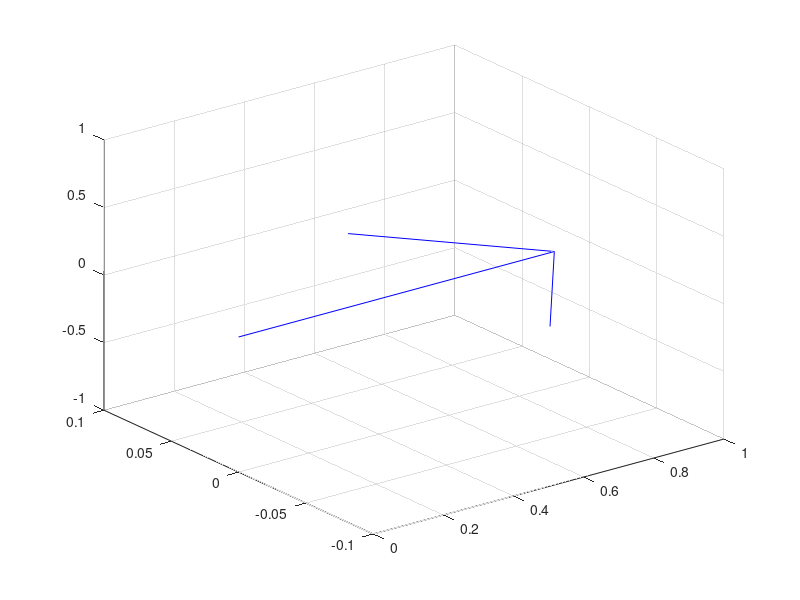

MATLAB code for this plot: (Note: this script raises an error after producing the figure.)
%set(gcf, 'doublebuffer', 'on')

% t = 0:pi/100:2*pi;
% y = exp(sin(t));
% h = plot(t,y,'YDataSource','y');
% for k = 1:0.01:10
% 	y = exp(sin(t.*k));
% 	refreshdata(h,'caller') 
% 	drawnow
% end




% Zero = zeros(1,10);
% x = random('Normal',0,10,1,10);
% 
% z = random('Normal',10,10,1,10);
% y = random('Normal',-10,10,1,10);
% 
% 
% 
% 
% for i=1:length(x)
%     %quiver3([0],[0],[0],[10],[10],[10],0.4,'b')
%     quiver3(Zero(1:i),Zero(1:i),Zero(1:i),x(1:i),y(1:i),z(1:i)+10,'b');
%    % axis([-0.5 2.5 -1.0 3.0 2.2 2.5 -1 1]);
%     drawnow;
%     pause(0.1);
% end

% Zero = zeros(1,10);
% x = random('Normal',0,10,2,10);
% 
% z = random('Normal',10,10,2,10);
% y = random('Normal',-10,10,2,10);
% 
%  x = Results(:,1);
%  y = Results(:,2);
%  z = Results(:,3);
%  t = [1:1:10]
%dt = [diff(t);eps]; 

% h = axes('Parent', figure());
% hold(h, 'off');

% for k = 1:10
%     figure(1);
%         plot3(h, x(1:k), y(1:k), z(1:k), '-*k');
%         figure(2)
%         plot(x(2:k),y(2:k));
%         figure(3)
%         scatter3(x(k),y(k),z(k));
%         hold on 
%         %pause(0.1);
%         
% end;

    e1 = [1;0;0;1];
    quiver3(0,0,0,e1(1),e1(2),e1(3),'b')
    hold on 
    T1 = trotx(pi/2);
    e1 = T1 * e1
    quiver3(0,0,0,e1(1),e1(2),e1(3),'b')
    hold on
    T2 = troty(pi/2);
    e1 = T2*e1
    
    quiver3(0,0,0,e1(1),e1(2),e1(3),'b')

